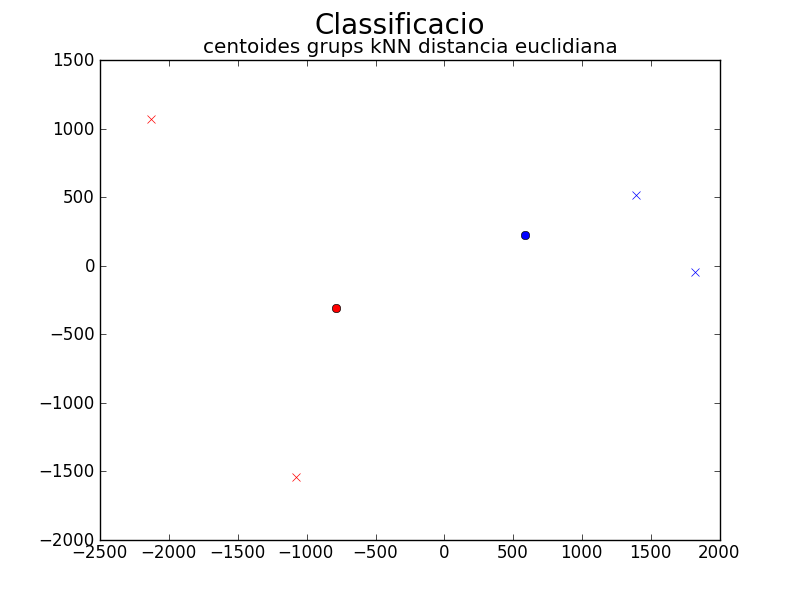

This chart was generated by the following Python code:
from PIL import Image
from PIL import ImageOps
from iaa import euclidean as UOC_E
import matplotlib.pyplot as P
import numpy as np
import os
from types import *

k = 2

def get_imList():
    # obtenir el cami fins a les imatges
    path = os.getcwd()
    dirList = ['cara8.jpg', 'cara9.jpg', 'cara79.jpg', 'cara80.jpg', 'cara81.jpg',
        'cara84.jpg', 'cara130.jpg', 'cara131.jpg', 'cara132.jpg', 'cara133.jpg',
        'cara142.jpg', 'cara157.jpg', 'cara161.jpg', 'cara166.jpg', 'cara178.jpg',
        'cara180.jpg', 'cara183.jpg', 'cara184.jpg', 'cara185.jpg', 'cara196.jpg',
        'cara202.jpg', 'cara207.jpg', 'cara208.jpg', 'cara209.jpg', 'cara241.jpg',
        'cara246.jpg', 'cara247.jpg', 'cara250.jpg', 'cara269.jpg', 'cara274.jpg',
        'cara275.jpg', 'cara287.jpg', 'cara289.jpg', 'cara298.jpg', 'cara299.jpg',
        'cara300.jpg', 'cara301.jpg', 'cara306.jpg', 'cara309.jpg', 'cara312.jpg']

    # construir una llista amb el cami complet als fitxers amb extensio jpg
    imList = []
    for fname in dirList:
        imList.append(path + '/cares_practica/' + fname)
    return imList

def get_imListNew(carpeta):
    # obtenir el cami fins a les imatges
    path = os.getcwd()
    dirList = os.listdir(path + carpeta)
    # construir una llista amb el cami complet als fitxers amb extensio jpg
    imList = []
    for fname in dirList:
        file_name, file_ext = fname.split('.')
        if file_ext == 'jpg':
            imList.append(path + carpeta + file_name + '.' + file_ext)
    return imList


def get_imgSize(fitxer):
    # obrir la primera imatge i obtenir la grandaria en pixels
    z = Image.open(fitxer)
    # convertir la imatge a escala de grisos
    ImageOps.grayscale(z)
    im = np.array(z)
    return im.shape[0:2]

def get_cetroides(indexs, M):
    data = np.zeros((1, M.shape[1]))
    for i in range(len(indexs)):
        data += M[indexs[i]]
    return data[0] / len(indexs)

def get_cardinalitat(diccionari):
    resultat = []
    for key in diccionari.iterkeys():
        resultat.append(len(diccionari[key]))
    return resultat

def contar(l):
    p = {}
    for x in l:
        p.setdefault(x, 0)
        p[x] += 1
    return p

def classify(t, distacia):
    ds = list(map(distacia, train, [t for x in range(len(train))]))
    kcl = contar([sorted([(ds[i], clasesTrain[i]) for i in range(len(train))], key=lambda x: x[0])[i][1] for i in range(k)])
    return max([(x, kcl[x]) for x in kcl.keys()], key=lambda x: x[1])[0]

def classify_euclidian(t, distacia=UOC_E.dist_euclidiana_iguals):
    return classify(t, distacia)


print "Activitat 4 amb knn d.euclidiana"
print ""

# llista amb les imatges
imList = get_imList()
NIM = len(imList)

# dimensio de les imatges, primera imatge
m, n = get_imgSize(imList[0])
NPIX = m * n

# crear una matriu de grandaria NIM x NPIX:
A = np.array([np.array(ImageOps.grayscale(Image.open(imList[i]))).flatten() for i in range(NIM)], 'f')

#######################
# PCA
#######################

# centrar les dades restant la mitjana
im_mitjana = A.mean(axis=0)
for i in range(NIM):
    A[i] -= im_mitjana
im_mitjana = im_mitjana.reshape(m, n)

# calcular PCA a partir de la descomposicio SVD de A
U, S, Vt = np.linalg.svd(A) # Vt.T = VEPS ordenats
SS = S * S.T # SS = VAPS ordenats

# Projeccio M-dimensional amb M=2 (matriu de resultats)
R_M2 = np.dot(A, Vt.T[:,:2])

#######################
# kNN
#######################
print "kNN"
print ("> formatant dades per al classificador...")
clasesTrain = np.concatenate((np.ones((1, 10), int)[0], np.zeros((1, 10), int)[0]))
clasesTest = np.zeros((1, 20), int)[0]
train  = []
for i in range(0, len(clasesTrain), 1):
    train.append(list(R_M2[i]))
test  = []
for i in range(len(clasesTrain), len(clasesTest) + len(clasesTrain), 1):
    test.append(list(R_M2[i-len(clasesTrain)]))
print

print "kNN amb d.euclidiana conneixent el sexe de les primeres 20 cares conegudes"
# Entrenamiento
print ("> entrenament...")
clases = contar(clasesTrain)
# Clasificacion
predicciones = list(map(classify_euclidian, test))
# Numero de correctos
print "> prec.:", format(float(len(list(filter(lambda x: x[0] == x[1], zip(*[predicciones, clasesTest]))))) / float(len(test)) * 100.0, '.2f'), '%'
# combinar grups
grup = {}
grup['homes'] = []
grup['dones'] = []
for i in range(0, len(clasesTrain), 1):
    if clasesTrain[i] == 1:
        grup['homes'].append(i)
    if clasesTrain[i] == 0:
        grup['dones'].append(i)
for i in range(0, len(predicciones), 1):
    if predicciones[i] == 1:
        grup['homes'].append(i + len(clasesTrain))
    if predicciones[i] == 0:
        grup['dones'].append(i + len(clasesTrain))
print "> Num. elements x grup:", get_cardinalitat(grup)
for key in grup.iterkeys():
    print "> Grup:", key
    for idx_fitxer in grup[key]:
        print imList[idx_fitxer]
# centroides
centroides = []
for key in grup.iterkeys():
    centroides.append(list(get_cetroides(grup[key], R_M2)))
print "> Centroide G1: ", centroides[0]
print "> Centroide G2: ", centroides[1]
print ""

#######################
# classificacio
#######################
print "Classificacio minima distancia euleriana als centroides:"
# llista amb les imatges de prova
imListTest = get_imListNew('/cares_noves_practica/')
NIM_TEST = len(imListTest)
# crear una matriu de grandaria NIM_TEST x NPIX:
B = np.array([np.array(ImageOps.grayscale(Image.open(imListTest[i]))).flatten() for i in range(NIM_TEST)], 'f')

# PCA
# centrar les dades restant la mitjana
im_mitjana_test = B.mean(axis=0)
for i in range(NIM_TEST):
    B[i] -= im_mitjana_test
im_mitjana_test = im_mitjana_test.reshape(m, n)
# calcular PCA a partir de la descomposicio SVD de B
U_B, S_B, Vt_B = np.linalg.svd(B) # Vt.T = VEPS ordenats
SS_B = S_B * S_B.T # SS = VAPS ordenats
# Projeccio M-dimensional amb M=2 (matriu de resultats)
R_M2_B = np.dot(B, Vt_B.T[:,:2])

classificacio = {}
classes=['dones', 'homes']
classificacio[classes[0]] = []
classificacio[classes[1]] = []
for obserbacio in range(len(R_M2_B)):
    D = {x: UOC_E.dist_euclidiana_iguals(R_M2_B[obserbacio], centroides[x]) for x in range(2)}
    classificacio[classes[min(D, key=D.get)]].append(obserbacio)
#print "Grups:",classificacio
for key in classificacio.iterkeys():
    print "> Grup:", key
    for idx_fitxer in classificacio[key]:
        print imListTest[idx_fitxer]

# Representacio grafica de les dades
fig = P.figure()
fig.suptitle("Classificacio", fontsize=20)
fig_M1 = fig.add_subplot(1, 1, 1)
fig_M1.set_title("centoides grups kNN distancia euclidiana")

colors = ['r', 'b']
c = 0
for key in classificacio.iterkeys():
    for i in classificacio[key]:
        fig_M1.plot(R_M2_B[i][0], R_M2_B[i][1], 'x' + colors[c])
    c += 1
c = 0
for centroide in centroides:
    fig_M1.plot(centroide[0], centroide[1], 'o' + colors[c])
    c += 1
P.show()
